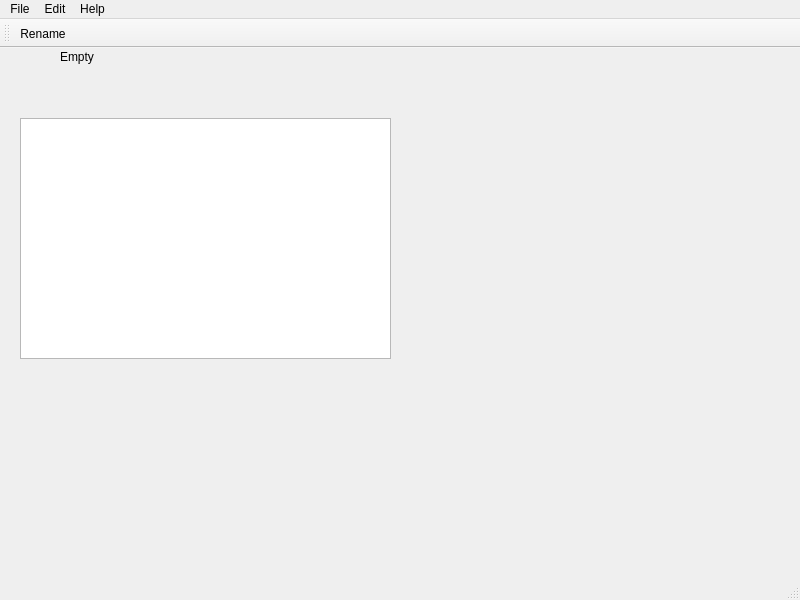
<?xml version="1.0" encoding="UTF-8"?>
<ui version="4.0">
 <class>MainWindow</class>
 <widget class="QMainWindow" name="MainWindow">
  <property name="geometry">
   <rect>
    <x>0</x>
    <y>0</y>
    <width>800</width>
    <height>600</height>
   </rect>
  </property>
  <property name="windowTitle">
   <string>MainWindow</string>
  </property>
  <widget class="QWidget" name="centralwidget">
   <widget class="QLabel" name="label">
    <property name="geometry">
     <rect>
      <x>60</x>
      <y>0</y>
      <width>67</width>
      <height>17</height>
     </rect>
    </property>
    <property name="text">
     <string>Empty</string>
    </property>
   </widget>
   <widget class="QListWidget" name="listWidget">
    <property name="geometry">
     <rect>
      <x>20</x>
      <y>70</y>
      <width>371</width>
      <height>241</height>
     </rect>
    </property>
   </widget>
  </widget>
  <widget class="QStatusBar" name="statusbar"/>
  <widget class="QMenuBar" name="menubar">
   <property name="geometry">
    <rect>
     <x>0</x>
     <y>0</y>
     <width>800</width>
     <height>22</height>
    </rect>
   </property>
   <widget class="QMenu" name="menuFile">
    <property name="title">
     <string>File</string>
    </property>
   </widget>
   <widget class="QMenu" name="menuEdit">
    <property name="title">
     <string>Edit</string>
    </property>
   </widget>
   <widget class="QMenu" name="menuHelp">
    <property name="title">
     <string>Help</string>
    </property>
   </widget>
   <addaction name="menuFile"/>
   <addaction name="menuEdit"/>
   <addaction name="menuHelp"/>
  </widget>
  <widget class="QToolBar" name="toolBar">
   <property name="windowTitle">
    <string>toolBar</string>
   </property>
   <attribute name="toolBarArea">
    <enum>TopToolBarArea</enum>
   </attribute>
   <attribute name="toolBarBreak">
    <bool>false</bool>
   </attribute>
   <addaction name="actionRename"/>
  </widget>
  <action name="actionRename">
   <property name="text">
    <string>Rename</string>
   </property>
   <property name="shortcut">
    <string>F2</string>
   </property>
  </action>
 </widget>
 <resources/>
 <connections/>
</ui>
